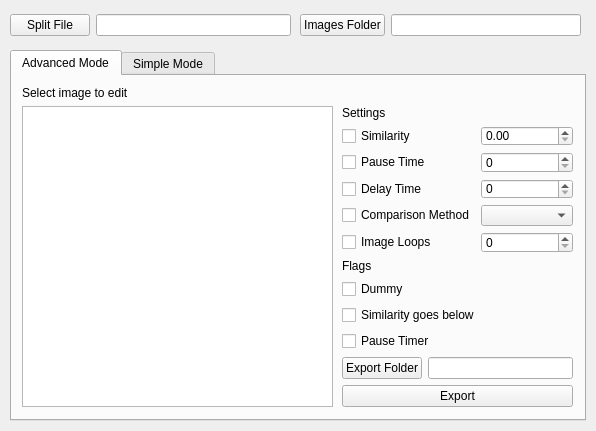
<?xml version="1.0" encoding="UTF-8"?>
<ui version="4.0">
 <class>MainWindow</class>
 <widget class="QMainWindow" name="MainWindow">
  <property name="geometry">
   <rect>
    <x>0</x>
    <y>0</y>
    <width>596</width>
    <height>431</height>
   </rect>
  </property>
  <property name="minimumSize">
   <size>
    <width>596</width>
    <height>431</height>
   </size>
  </property>
  <property name="maximumSize">
   <size>
    <width>596</width>
    <height>431</height>
   </size>
  </property>
  <property name="windowTitle">
   <string>Sandy - Autosplit Helper</string>
  </property>
  <widget class="QWidget" name="centralwidget">
   <widget class="QTabWidget" name="tabWidget">
    <property name="enabled">
     <bool>true</bool>
    </property>
    <property name="geometry">
     <rect>
      <x>10</x>
      <y>50</y>
      <width>576</width>
      <height>371</height>
     </rect>
    </property>
    <property name="currentIndex">
     <number>0</number>
    </property>
    <property name="tabsClosable">
     <bool>false</bool>
    </property>
    <property name="tabBarAutoHide">
     <bool>false</bool>
    </property>
    <widget class="QWidget" name="modeAdvanced">
     <attribute name="title">
      <string>Advanced Mode</string>
     </attribute>
     <widget class="QWidget" name="verticalLayoutWidget">
      <property name="geometry">
       <rect>
        <x>330</x>
        <y>30</y>
        <width>231</width>
        <height>301</height>
       </rect>
      </property>
      <layout class="QVBoxLayout" name="verticalLayout">
       <item>
        <layout class="QFormLayout" name="formLayout_2">
         <item row="1" column="1">
          <widget class="QDoubleSpinBox" name="similarityValue">
           <property name="prefix">
            <string/>
           </property>
           <property name="maximum">
            <double>1.000000000000000</double>
           </property>
           <property name="singleStep">
            <double>0.010000000000000</double>
           </property>
          </widget>
         </item>
         <item row="2" column="1">
          <widget class="QSpinBox" name="pauseValue">
           <property name="displayIntegerBase">
            <number>10</number>
           </property>
          </widget>
         </item>
         <item row="4" column="1">
          <widget class="QComboBox" name="comparisonComboBox"/>
         </item>
         <item row="5" column="1">
          <widget class="QSpinBox" name="loopValue"/>
         </item>
         <item row="1" column="0">
          <widget class="QCheckBox" name="similarityCheckBox">
           <property name="text">
            <string>Similarity</string>
           </property>
          </widget>
         </item>
         <item row="2" column="0">
          <widget class="QCheckBox" name="pauseCheckBox">
           <property name="text">
            <string>Pause Time</string>
           </property>
          </widget>
         </item>
         <item row="4" column="0">
          <widget class="QCheckBox" name="comparisonCheckBox">
           <property name="text">
            <string>Comparison Method</string>
           </property>
          </widget>
         </item>
         <item row="5" column="0">
          <widget class="QCheckBox" name="loopCheckBox">
           <property name="text">
            <string>Image Loops</string>
           </property>
          </widget>
         </item>
         <item row="3" column="0">
          <widget class="QCheckBox" name="delayCheckBox">
           <property name="text">
            <string>Delay Time</string>
           </property>
          </widget>
         </item>
         <item row="3" column="1">
          <widget class="QSpinBox" name="delayValue"/>
         </item>
         <item row="0" column="0">
          <widget class="QLabel" name="label_9">
           <property name="text">
            <string>Settings</string>
           </property>
          </widget>
         </item>
        </layout>
       </item>
       <item>
        <layout class="QFormLayout" name="formLayout_4">
         <item row="0" column="0">
          <widget class="QLabel" name="label_8">
           <property name="text">
            <string>Flags</string>
           </property>
          </widget>
         </item>
         <item row="1" column="0">
          <widget class="QCheckBox" name="dummyFlagCheckBox">
           <property name="text">
            <string>Dummy</string>
           </property>
          </widget>
         </item>
         <item row="2" column="0">
          <widget class="QCheckBox" name="belowFlagCheckBox">
           <property name="text">
            <string>Similarity goes below</string>
           </property>
          </widget>
         </item>
         <item row="3" column="0">
          <widget class="QCheckBox" name="pauseFlagCheckBox">
           <property name="text">
            <string>Pause Timer</string>
           </property>
          </widget>
         </item>
        </layout>
       </item>
       <item>
        <layout class="QFormLayout" name="formLayout_3">
         <item row="0" column="0">
          <widget class="QPushButton" name="exportFolderBtn">
           <property name="text">
            <string>Export Folder</string>
           </property>
          </widget>
         </item>
         <item row="0" column="1">
          <widget class="QLineEdit" name="exportPathLineEdit">
           <property name="readOnly">
            <bool>true</bool>
           </property>
          </widget>
         </item>
        </layout>
       </item>
       <item>
        <widget class="QPushButton" name="exportBtn">
         <property name="text">
          <string>Export</string>
         </property>
        </widget>
       </item>
      </layout>
     </widget>
     <widget class="QWidget" name="verticalLayoutWidget_2">
      <property name="geometry">
       <rect>
        <x>10</x>
        <y>10</y>
        <width>311</width>
        <height>321</height>
       </rect>
      </property>
      <layout class="QVBoxLayout" name="verticalLayout_2">
       <item>
        <widget class="QLabel" name="label_3">
         <property name="text">
          <string>Select image to edit</string>
         </property>
        </widget>
       </item>
       <item>
        <widget class="QListView" name="imgListView"/>
       </item>
      </layout>
     </widget>
    </widget>
    <widget class="QWidget" name="modeSimple">
     <attribute name="title">
      <string>Simple Mode</string>
     </attribute>
     <widget class="QPushButton" name="renameBtn">
      <property name="geometry">
       <rect>
        <x>10</x>
        <y>80</y>
        <width>301</width>
        <height>31</height>
       </rect>
      </property>
      <property name="text">
       <string>Rename Images</string>
      </property>
     </widget>
     <widget class="QWidget" name="formLayoutWidget">
      <property name="geometry">
       <rect>
        <x>10</x>
        <y>10</y>
        <width>301</width>
        <height>61</height>
       </rect>
      </property>
      <layout class="QFormLayout" name="formLayout">
       <item row="0" column="0">
        <widget class="QLabel" name="label">
         <property name="text">
          <string>Similarity</string>
         </property>
        </widget>
       </item>
       <item row="0" column="1">
        <widget class="QLineEdit" name="similarityLineEdit">
         <property name="text">
          <string>0.95</string>
         </property>
        </widget>
       </item>
       <item row="1" column="0">
        <widget class="QLabel" name="label_2">
         <property name="text">
          <string>Pause Time</string>
         </property>
        </widget>
       </item>
       <item row="1" column="1">
        <widget class="QLineEdit" name="pauseLineEdit">
         <property name="text">
          <string>10</string>
         </property>
        </widget>
       </item>
      </layout>
     </widget>
    </widget>
   </widget>
   <widget class="QWidget" name="horizontalLayoutWidget">
    <property name="geometry">
     <rect>
      <x>10</x>
      <y>10</y>
      <width>281</width>
      <height>31</height>
     </rect>
    </property>
    <layout class="QHBoxLayout" name="horizontalLayout">
     <item>
      <widget class="QPushButton" name="openSplitBtn">
       <property name="text">
        <string>Split File</string>
       </property>
      </widget>
     </item>
     <item>
      <widget class="QLineEdit" name="splitPathLineEdit">
       <property name="readOnly">
        <bool>true</bool>
       </property>
      </widget>
     </item>
    </layout>
   </widget>
   <widget class="QWidget" name="horizontalLayoutWidget_2">
    <property name="geometry">
     <rect>
      <x>300</x>
      <y>10</y>
      <width>281</width>
      <height>31</height>
     </rect>
    </property>
    <layout class="QHBoxLayout" name="horizontalLayout_2">
     <item>
      <widget class="QPushButton" name="openImagesBtn">
       <property name="text">
        <string>Images Folder</string>
       </property>
      </widget>
     </item>
     <item>
      <widget class="QLineEdit" name="imagesPathLineEdit">
       <property name="readOnly">
        <bool>true</bool>
       </property>
      </widget>
     </item>
    </layout>
   </widget>
  </widget>
 </widget>
 <resources/>
 <connections/>
</ui>
